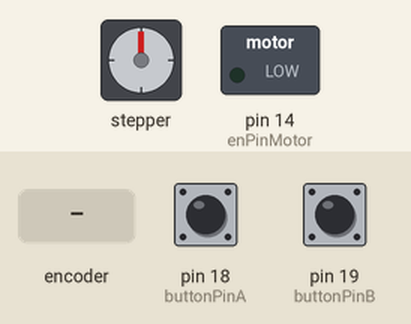
The sketch below on a simulated Arduino Uno, built with avr-gcc and run on an emulated ATmega328P. On the bench: stepper motor, switched loads named in the sketch (green lamp = pin HIGH). Inputs (shaded band) come from the test bench; at power-on: pin 18 (buttonPinA) HIGH, pin 19 (buttonPinB) HIGH. Stepper angles assume 200 steps per turn; what the sketch prints to the serial monitor is not drawn.

Above: at 1.2 s.
1.3 s: rotary encoder on pin 18 (buttonPinA) / pin 19 (buttonPinB) turned 3 steps (first pin leading)
At 4.0 s:
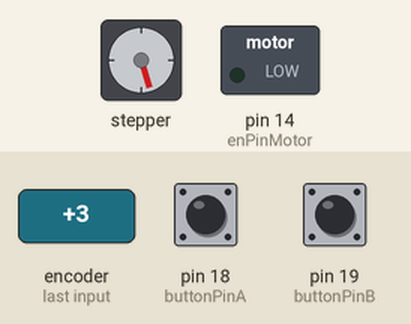
4.3 s: rotary encoder on pin 18 (buttonPinA) / pin 19 (buttonPinB) turned 1 step (first pin leading)
At 6.6 s:
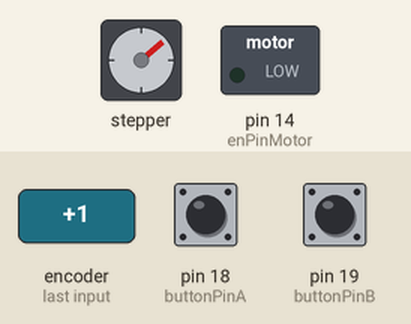
7.3 s: rotary encoder on pin 18 (buttonPinA) / pin 19 (buttonPinB) turned 1 step (first pin leading)
At 9.4 s:
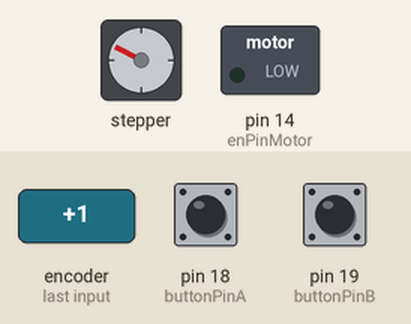
10.3 s: rotary encoder on pin 18 (buttonPinA) / pin 19 (buttonPinB) turned 1 step (first pin leading)
At 12.3 s:
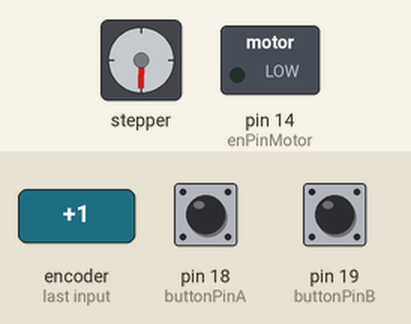
13.3 s: rotary encoder on pin 18 (buttonPinA) / pin 19 (buttonPinB) turned 1 step (first pin leading)
At 14.8 s:
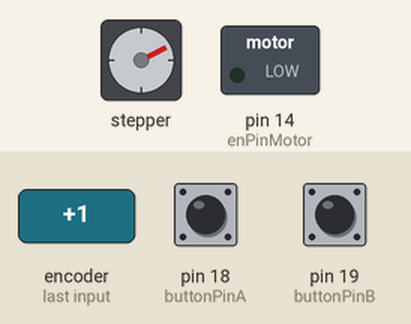
16.3 s: rotary encoder on pin 18 (buttonPinA) / pin 19 (buttonPinB) turned 3 steps (first pin leading)
At 18.7 s:
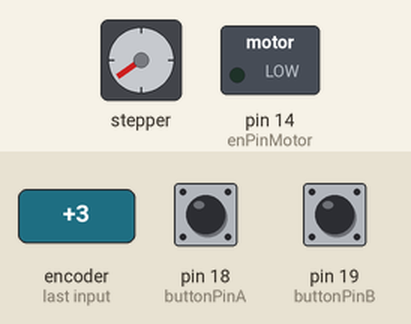
Timing chart, 0 to 20.2 s (numbered marks = the images above; inputs shaded):
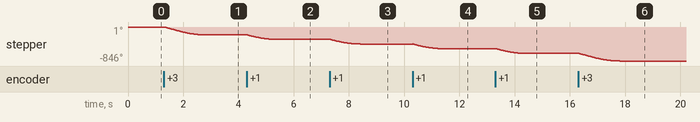

The sketch:

aceleracao.ino
```cpp
#include <AccelStepper.h>

#define buttonPinA 18
#define buttonPinB 19
int enPinMotor = 14; // Enable Pin
int encoder_pos = 0;
int motorRight = HIGH;
int motorLeft = HIGH;

#define stepper_pin_step 13
#define stepper_pin_dir  12

// Enc have 24 steps per revolution
// The motor have 800 steps per revolution
// Want: 1 encoder rev = 1 stepper rev
// 800 / 24 = 33.3333333333...
float steps_per_pulse = 33.3333333333;
float rampaAcceleration = 1.05; // diminua esse valor para deixar aceleração mais lenta (não menos que 1)
float rampaDesacceleration = 0.90; // diminua esse valor para deixar a desaceleração mais lenta (não maior que 1)
int initialMaxSpeedMotor = 100;
int initialAccelerationMotor = 100;
int lastMaxSpeedMotor = initialMaxSpeedMotor;
int lastAccelerationMotor = initialAccelerationMotor;
int maxSpeedMotor = 5000;
int accelerationMotor = 5000;

unsigned long keyPrevMillis = 0;
const unsigned long keyIntervalMs = 40; // intervalo em milessegundos para o incremento da velocidade e aceleração

AccelStepper stepper(1, stepper_pin_step, stepper_pin_dir);

void setup() {
  pinMode(enPinMotor, OUTPUT); //enable motor drive

  pinMode(buttonPinA, INPUT_PULLUP);
  pinMode(buttonPinB, INPUT_PULLUP);

  Serial.begin(9600);
}

void loop() {
  // read encoder
  motorRight = digitalRead(buttonPinA);
  motorLeft = digitalRead(buttonPinB);

  // botoes de direção pressionados
  if (motorRight == LOW || motorLeft == LOW) {
    // entra no if a cada "keyIntervalMs" milessegundos e incrementa o valor de velocidade e aceleração
    if (millis() - keyPrevMillis >= keyIntervalMs) {
        keyPrevMillis = millis();

        if(lastMaxSpeedMotor * rampaAcceleration <= maxSpeedMotor){
          lastMaxSpeedMotor = lastMaxSpeedMotor * rampaAcceleration;
          stepper.setMaxSpeed(lastMaxSpeedMotor);
        }

        if(lastAccelerationMotor * rampaAcceleration <= accelerationMotor){
          lastAccelerationMotor = lastAccelerationMotor * rampaAcceleration;
          stepper.setAcceleration(lastAccelerationMotor);
        }
    }

    // define a direção
    if (motorRight == LOW) {
      encoder_pos--;
    } else if (motorLeft == LOW) {
      encoder_pos++;
    }

    stepper.moveTo(round(encoder_pos*steps_per_pulse)); //o "encoder_pos" basicamente define a direção e multiplica o valor positivo ou negativo pela quantidade de passos
  } else {
    //Para desacelerando...
    if (millis() - keyPrevMillis >= keyIntervalMs) {
      keyPrevMillis = millis();

      if(lastMaxSpeedMotor * rampaDesacceleration >= initialMaxSpeedMotor){
        lastMaxSpeedMotor = lastMaxSpeedMotor * rampaDesacceleration;
        stepper.setMaxSpeed(lastMaxSpeedMotor);
      }
      else {
        stepper.stop();
      }

      if(lastAccelerationMotor * rampaDesacceleration >= initialAccelerationMotor){
        lastAccelerationMotor = lastAccelerationMotor * rampaDesacceleration;
        stepper.setAcceleration(lastAccelerationMotor);
      }
    }

    encoder_pos = 0;

    if(!stepper.isRunning()){
      Serial.println("MOTOR PAROU");
    }
  }

  stepper.run();
}
```

Measured:
- after the input at 1.3 s, stepper: turns 197° counter-clockwise in 1.5 s, starting at once
